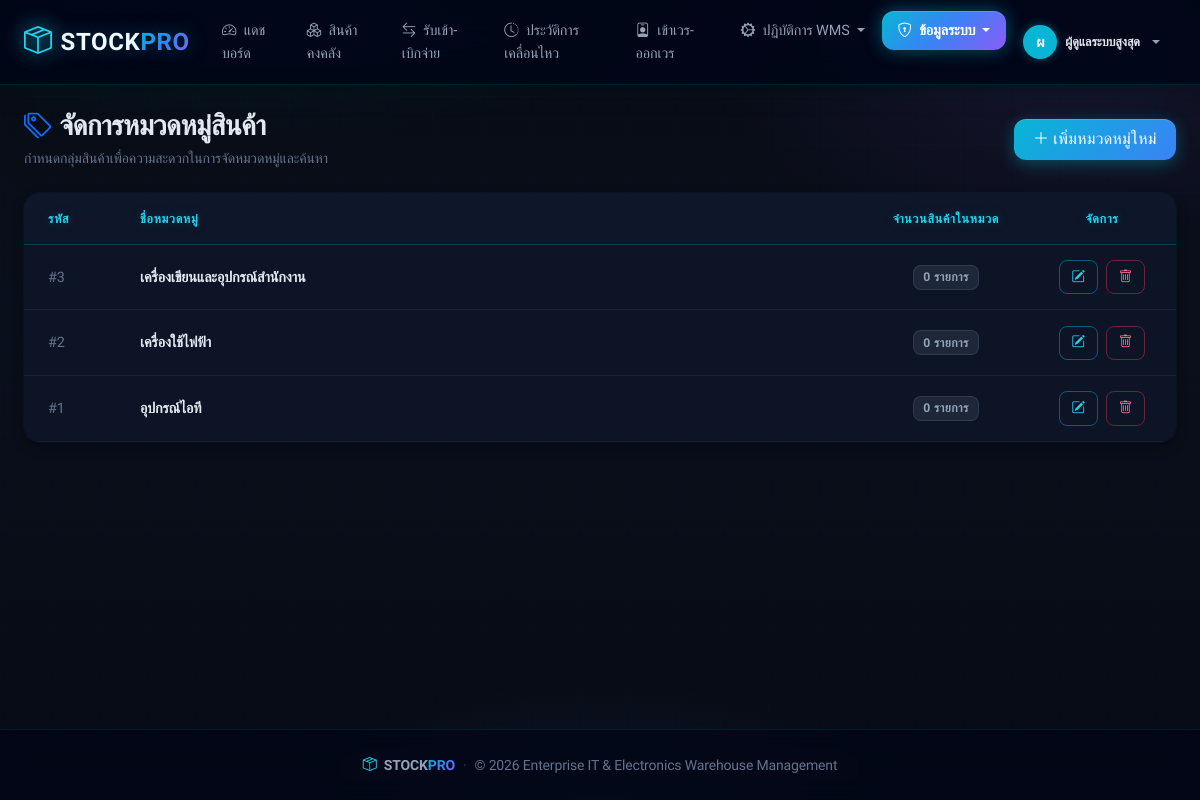
The app's page /categories.php (signed in) with its own data.
### tables this page shows
CREATE TABLE IF NOT EXISTS `users` (
  `id` INT AUTO_INCREMENT PRIMARY KEY,
  `username` VARCHAR(50) NOT NULL UNIQUE,
  `password` VARCHAR(255) NOT NULL,
  `fullname` VARCHAR(100) NOT NULL,
  `bio` TEXT NULL,
  `phone` VARCHAR(30) NULL,
  `avatar_color` VARCHAR(20) NULL DEFAULT '#06b6d4',
  `avatar_path` VARCHAR(255) NULL,
  `role` ENUM('admin', 'staff') NOT NULL DEFAULT 'staff',
  `created_at` TIMESTAMP DEFAULT CURRENT_TIMESTAMP
);

CREATE TABLE IF NOT EXISTS `categories` (
  `id` INT AUTO_INCREMENT PRIMARY KEY,
  `name` VARCHAR(100) NOT NULL
);

### categories.php (the view, shortened to what this page needs)
<?php
require_once 'db.php';
$categories = $pdo->query("
    SELECT c.*, COUNT(p.id) AS product_count
    FROM categories c
    LEFT JOIN products p ON c.id = p.category_id
    GROUP BY c.id
    ORDER BY c.id DESC
")->fetchAll();
require_once 'header.php';
?>
<div class="container-fluid px-lg-4 py-4">
    <div class="d-flex flex-column flex-md-row justify-content-between align-items-md-center mb-4 gap-3 page-header">
        <div>
            <h3 class="fw-bold mb-1"><i class="bi bi-tags text-primary me-2"></i>จัดการหมวดหมู่สินค้า</h3>
            <p class="page-subtitle mb-0">กำหนดกลุ่มสินค้าเพื่อความสะดวกในการจัดหมวดหมู่และค้นหา</p>
        </div>
        <button class="btn btn-primary" data-bs-toggle="modal" data-bs-target="#addCatModal">
            <i class="bi bi-plus-lg me-1"></i>เพิ่มหมวดหมู่ใหม่
        </button>
    </div>
    <div class="card border-0 shadow-sm rounded-4">
        <div class="card-body p-0">
            <div class="table-responsive">
                <table class="table table-hover align-middle mb-0">
                    <thead class="table-light">
                        <tr>
                            <th class="ps-4" style="width: 100px;">รหัส</th>
                            <th>ชื่อหมวดหมู่</th>
                            <th class="text-center" style="width: 180px;">จำนวนสินค้าในหมวด</th>
                            <th class="text-center pe-4" style="width: 140px;">จัดการ</th>
                        </tr>
                    </thead>
                    <tbody>
                        <?php if (empty($categories)): ?>
                            <tr><td colspan="4" class="text-center py-4 text-muted">ยังไม่มีข้อมูลหมวดหมู่สินค้า</td></tr>
                        <?php else: ?>
                            <?php foreach ($categories as $cat): ?>
                                <tr>
                                    <td class="ps-4 text-muted">#<?= $cat['id'] ?></td>
                                    <td class="fw-semibold"><?= htmlspecialchars($cat['name']) ?></td>
                                    <td class="text-center">
                                        <span class="badge bg-secondary"><?= number_format($cat['product_count']) ?> รายการ</span>
                                    </td>
                                    <td class="text-center pe-4">
                                        <button class="btn btn-outline-primary btn-sm me-1"
                                                data-bs-toggle="modal"
                                                data-bs-target="#editCatModal"
                                                data-id="<?= $cat['id'] ?>"
                                                data-name="<?= htmlspecialchars($cat['name']) ?>"
                                                title="แก้ไข">
                                            <i class="bi bi-pencil-square"></i>
                                        </button>
                                        <a href="categories.php?action=delete&id=<?= $cat['id'] ?>"
                                           class="btn btn-outline-danger btn-sm"
                                           onclick="return confirm('ยืนยันลบหมวดหมู่ <?= htmlspecialchars($cat['name']) ?> หรือไม่?')"
                                           title="ลบ">
                                            <i class="bi bi-trash"></i>
                                        </a>
                                    </td>
                                </tr>
                            <?php endforeach; ?>
                        <?php endif; ?>
                    </tbody>
                </table>
            </div>
        </div>
    </div>
</div>
<?php require_once 'footer.php'; ?>

### header.php (shortened to what this page needs)
<?php
$current_page = basename($_SERVER['PHP_SELF']);
$is_admin = ($_SESSION['role'] === 'admin');
?>
<!DOCTYPE html>
<html lang="th">
<head>
    <link href="https://cdn.jsdelivr.net/npm/bootstrap@5.3.3/dist/css/bootstrap.min.css" rel="stylesheet">
    <link href="https://cdn.jsdelivr.net/npm/bootstrap-icons@1.11.3/font/bootstrap-icons.min.css" rel="stylesheet">
    <link href="style.css" rel="stylesheet">
</head>
<body class="d-flex flex-column min-vh-100">
<nav class="navbar navbar-expand-xl navbar-dark sticky-top">
    <div class="container-fluid px-lg-4">
        <a class="navbar-brand fw-bold d-flex align-items-center gap-2" href="dashboard.php">
            <i class="bi bi-box-seam fs-3"></i>
            <span class="fs-4">STOCK<span class="text-gradient">PRO</span></span>
        </a>
        <div class="collapse navbar-collapse" id="navbarMain">
            <ul class="navbar-nav me-auto mb-2 mb-xl-0">
                <li class="nav-item">
                    <a class="nav-link <?= ($current_page === 'dashboard.php') ? 'active' : '' ?>" href="dashboard.php">
                        <i class="bi bi-speedometer2 me-1"></i> แดชบอร์ด
                    </a>
                </li>
                <li class="nav-item">
                    <a class="nav-link position-relative <?= in_array($current_page, ['products.php', 'product_form.php']) ? 'active' : '' ?>" href="products.php">
                        <i class="bi bi-boxes me-1"></i> สินค้าคงคลัง
                    </a>
                </li>
                <li class="nav-item">
                    <a class="nav-link <?= ($current_page === 'stock_form.php') ? 'active' : '' ?>" href="stock_form.php">
                        <i class="bi bi-arrow-left-right me-1"></i> รับเข้า-เบิกจ่าย
                    </a>
                </li>
                <li class="nav-item">
                    <a class="nav-link <?= ($current_page === 'stock_logs.php') ? 'active' : '' ?>" href="stock_logs.php">
                        <i class="bi bi-clock-history me-1"></i> ประวัติการเคลื่อนไหว
                    </a>
                </li>
                <li class="nav-item">
                    <a class="nav-link <?= ($current_page === 'shifts.php') ? 'active' : '' ?>" href="shifts.php">
                        <i class="bi bi-person-badge me-1"></i> เข้าเวร-ออกเวร
                    </a>
                </li>
                <li class="nav-item dropdown">
                    <a class="nav-link dropdown-toggle <?= in_array($current_page, ['purchase_orders.php', 'requisitions.php', 'barcodes.php']) ? 'active' : '' ?>" href="#" role="button" data-bs-toggle="dropdown" aria-expanded="false" data-bs-auto-close="true">
                        <i class="bi bi-gear-wide-connected me-1"></i> ปฏิบัติการ WMS
                    </a>
                </li>
                <?php if ($is_admin): ?>
                <li class="nav-item dropdown">
                    <a class="nav-link dropdown-toggle <?= in_array($current_page, ['users.php', 'user_edit.php', 'categories.php', 'suppliers.php']) ? 'active' : '' ?>" href="#" role="button" data-bs-toggle="dropdown" aria-expanded="false" data-bs-auto-close="true">
                        <i class="bi bi-shield-lock me-1"></i> ข้อมูลระบบ
                    </a>
                </li>
                <?php endif; ?>
            </ul>
            <?php
            $_nav_avatar = '#06b6d4';
            $_nav_initial = mb_strtoupper(mb_substr($_SESSION['fullname'] ?? 'U', 0, 1));
            $_nav_photo = null;
            if (isset($pdo) && !empty($_SESSION['user_id'])) {
                try {
                    $av = $pdo->prepare("SELECT avatar_color, avatar_path, fullname FROM users WHERE id = ?");
                    $av->execute([$_SESSION['user_id']]);
                    $avRow = $av->fetch();
                    if ($avRow) {
                        if (!empty($avRow['avatar_color'])) {
                            $_nav_avatar = $avRow['avatar_color'];
                        }
                        if (!empty($avRow['fullname'])) {
                            $_nav_initial = mb_strtoupper(mb_substr($avRow['fullname'], 0, 1));
                        }
                    }
                } catch (Exception $e) {  }
            }
            ?>
            <ul class="navbar-nav align-items-center">
                <li class="nav-item dropdown">
                    <a class="nav-link dropdown-toggle d-flex align-items-center gap-2" href="#" role="button" data-bs-toggle="dropdown" aria-expanded="false">
                        <?php if ($_nav_photo): ?>
                            <img src="<?= htmlspecialchars($_nav_photo) ?>" alt=""
                                 class="rounded-circle"
                                 style="width:34px;height:34px;object-fit:cover;box-shadow:0 0 10px <?= htmlspecialchars($_nav_avatar) ?>66;border:2px solid <?= htmlspecialchars($_nav_avatar) ?>;">
                        <?php else: ?>
                            <div class="text-white rounded-circle d-flex align-items-center justify-content-center fw-bold"
                                 style="width:34px;height:34px;font-size:0.9rem;background:<?= htmlspecialchars($_nav_avatar) ?>;box-shadow:0 0 10px <?= htmlspecialchars($_nav_avatar) ?>66;">
                                <?= htmlspecialchars($_nav_initial) ?>
                            </div>
                        <?php endif; ?>
                        <span class="small fw-semibold"><?= htmlspecialchars($_SESSION['fullname']) ?></span>
                    </a>
                </li>
            </ul>
        </div>
    </div>
</nav>
<main class="flex-grow-1">

### footer.php (shortened to what this page needs)
</main>
<footer class="border-top py-4 mt-auto text-center text-muted small">
    <div class="container">
        <div class="d-flex flex-column flex-sm-row align-items-center justify-content-center gap-2">
            <span class="fw-semibold" style="color:var(--text-secondary)">
                <i class="bi bi-box-seam me-1" style="color:var(--primary-light)"></i>
                STOCK<span style="background:var(--primary-gradient);-webkit-background-clip:text;-webkit-text-fill-color:transparent;background-clip:text">PRO</span>
            </span>
            <span class="d-none d-sm-inline opacity-50">·</span>
            <span>© <?= date('Y') ?> Enterprise IT & Electronics Warehouse Management</span>
        </div>
    </div>
</footer>
</body>
</html>

### records on screen
users: fullname "ผ"
categories: id "3", name "เครื่องเขียนและอุปกรณ์สำนักงาน", product_count "0"
categories: id "2", name "เครื่องใช้ไฟฟ้า", product_count "0"
categories: id "1", name "อุปกรณ์ไอที", product_count "0"

### other values on screen
$_SESSION['fullname'] "ผู้ดูแลระบบสูงสุด"
